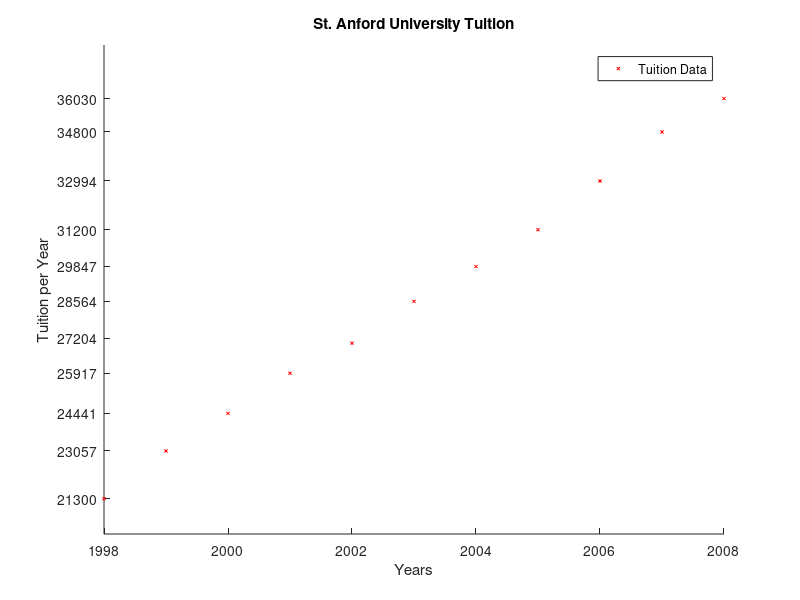

Recreate this plot in MATLAB.
Years = 1998:1:2008;
Tuition_per_year = [21300;23057;24441;25917;27024;28564;29847;31200;32994;34800;36030];
scatter(Years,Tuition_per_year,5,'r','x')
xlabel('Years')
ylabel('Tuition per Year')
legend('Tuition Data')
title('St. Anford University Tuition')
set(gca,'YTick',[21300 23057 24441 25917 27204 28564 29847 31200 32994 34800 36030])